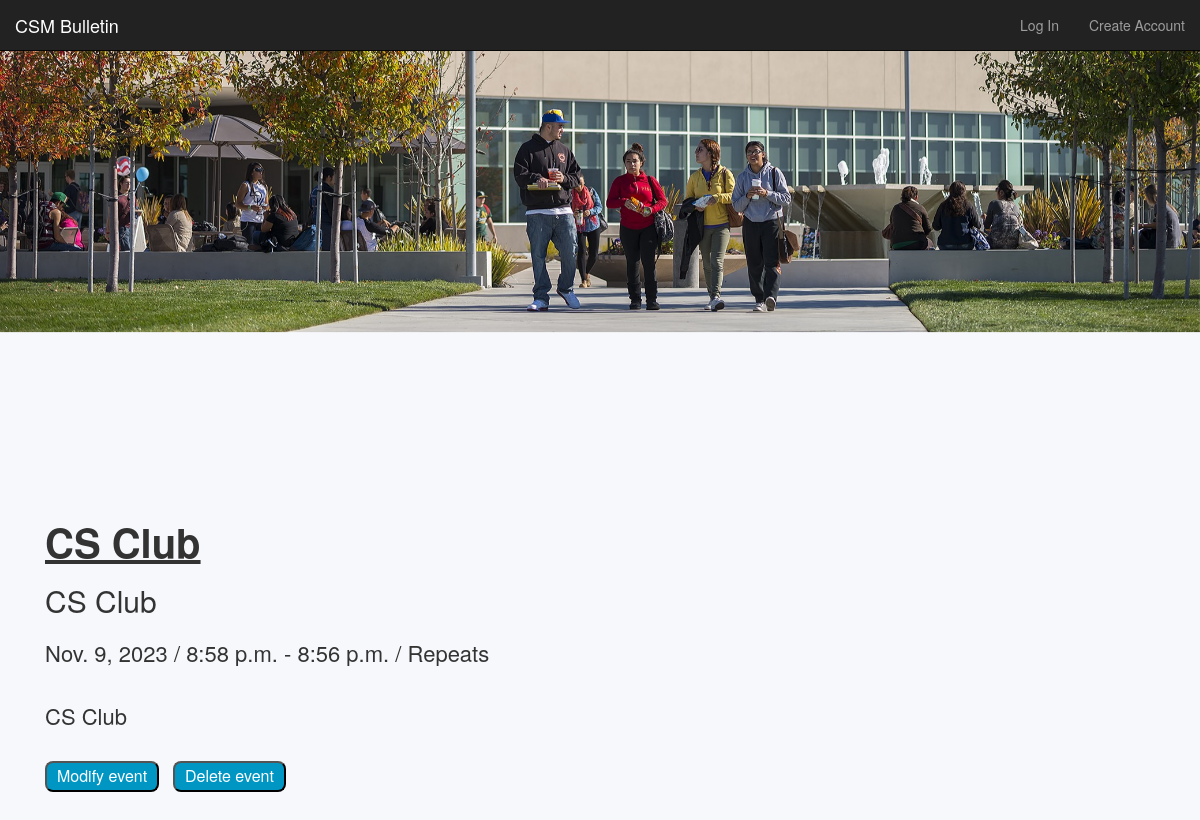
The page /event/26/ on the database its author committed.
### events/models.py (models this page shows, shortened)
class Event(models.Model):  # makes an event class with five atributes
    title        = models.CharField(max_length=120) # make title limited to 120 chars
    description  = models.TextField(blank=True, default='') # make description not required
    repeats      = models.BooleanField(default=False)
    approved     = models.BooleanField(default=False)
    date         = models.DateField()
    start_time   = models.TimeField()
    end_time     = models.TimeField()
    posting_club = models.CharField(max_length=100)
    user         = models.ForeignKey(to=User, related_name="events", blank=True, null=True, on_delete=models.CASCADE)
    image        = models.ImageField(null=True, blank=True, upload_to='images/')

### events/views.py (the view)
def event_detail_view(request, id):         # shows one event
    obj = get_object_or_404(Event, id=id)   # get object id=id, if it does not exist throw 404 error
    if obj.approved == True:
        context = {                             # defines what to pass in to event_detail.html
            'object': obj,
        }
        return render(request, 'events/event_detail.html', context)
    else:
        return HttpResponse("<h1>This event has not been approved</h1>")

### events/templates/events/event_detail.html (shortened to what this page needs)
{% extends 'base.html' %}
{% block content %}
{% load static %} <link rel="stylesheet" href="{% static 'eventdetails.css' %}">
<div class="fixed-bg"></div>
<body>
<h1>{{ object.title }}</h1>
<h2>{{ object.posting_club }}</h2>
<p>
    {{ object.date }} / {{ object.start_time }} - {{ object.end_time }}{% if object.repeats %} / Repeats{% endif %}
    <br><br>
    {% if object.description %}{{ object.description }}{% else %}Description coming soon{% endif %}
</p>
<br>
<a href="/event/update/{{ object.id }}"><button>Modify event</button></a>
<a href="/event/delete/{{ object.id }}"><button>Delete event</button></a>
</body>
{% endblock %}

### events/static/base.css (style rules this page uses)
body { background-color: rgba(0, 77, 150, 0.034); margin-left: 30px; margin-bottom: 50px; }

### events/static/eventdetails.css (style rules this page uses)
body { margin-left: 45px; margin-bottom: 40px; }
.fixed-bg { background-image: url("images/college_of_san_mateo_cover.jpeg"); min-height: 500px; background-attachment: fixed; background-position: center -500px; background-repeat: no-repeat; background-size: cover; margin-left: -45px; }
p { font-size: 22px; margin-right: 25px; margin-top: 20px; }
h1 { font-size: 40px; font-weight: bold; text-decoration: underline; }
button { margin-right: 10px; text-decoration: black; background-color: #0096c4; color: rgb(255, 255, 255); padding: 2px 10px; text-align: center; text-decoration: none; display: inline-block; font-size: 16px; border-radius: 8px; }

### rows shown on the page
Event: title "CS Club", posting_club "CS Club", date "Nov. 9, 2023", start_time "8:58 p.m.", end_time "8:56 p.m.", description "CS Club"
